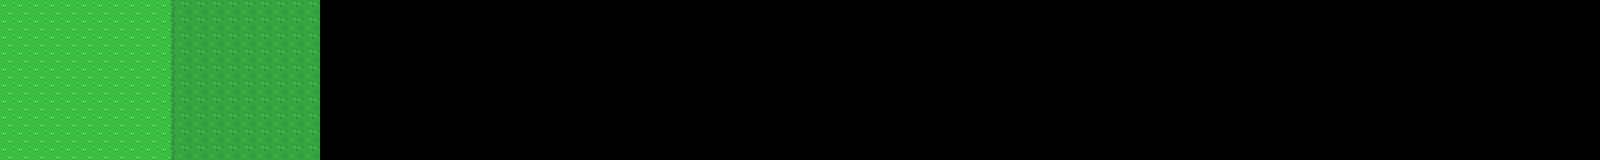

This is a level from a 2D game, rendered from its Tiled map with the project's own tilesets. A one-line summary and the map file follow, with tile-layer data summarised:
An orthogonal 100x10 tile map with 16x16 px tiles, 1 tile layer (Tile Layer 1).

<map version="1.4" tiledversion="1.4.2" orientation="orthogonal" renderorder="right-down" width="100" height="10" tilewidth="16" tileheight="16" infinite="0" nextlayerid="2" nextobjectid="1">
 <tileset firstgid="1" source="Overworld.tsx" />
 <layer id="1" name="Tile Layer 1" width="100" height="10">
  <data>[1000 cells, 200 non-empty, 3 distinct tile ids]</data>
 </layer>
</map>
